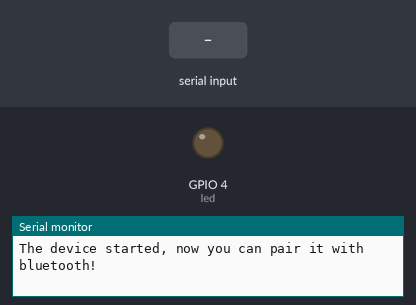
The sketch below on a simulated ESP32. Parts: output pins drawn as LEDs (lit = HIGH), the last lines printed to the serial monitor. Dashed ring = blinking. Inputs (shaded band) come from the test bench. Nothing arrives over Bluetooth unless stated.

Above: at 1.2 s.
1.3 s: "BLINK\n" received over the second serial link
At 1.51 s:
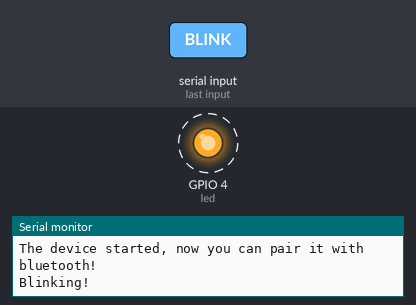
3.5 s: "ON\n" received over the second serial link
At 4.0 s:
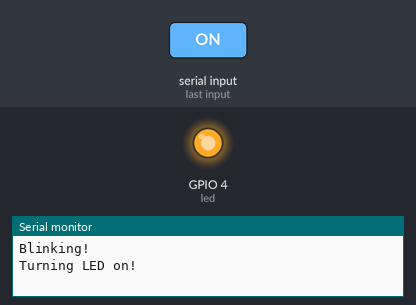
5.0 s: "OFF\n" received over the second serial link
At 5.8 s:
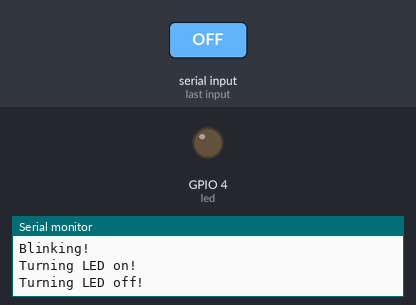
Timing chart, 0 to 8.0 s (numbered marks = the images above; inputs shaded):
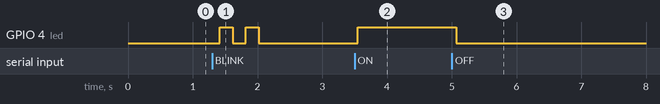

The sketch:

Bluetooth.ino
```cpp
#include "BluetoothSerial.h"

#if !defined(CONFIG_BT_ENABLED) || !defined(CONFIG_BLUEDROID_ENABLED)
#error Bluetooth is not enabled! Please run `make menuconfig` to and enable it
#endif

BluetoothSerial SerialBT;
String command = "";
int led = 4;

void setup() {
  Serial.begin(115200);
  SerialBT.begin("ESP32test"); //Bluetooth device name
  Serial.println("The device started, now you can pair it with bluetooth!");
  pinMode(led, OUTPUT);
}

void loop() {
  if (Serial.available()) {
    SerialBT.write(Serial.read());
  }
  if (SerialBT.available()) {
    int sentData = SerialBT.read();
//    Serial.write(sentData);
    if (sentData != 13){
      char sentCharacter = sentData;
      if (sentCharacter == '\n') {
        executeCommand();
        command="";
      }
      else{
        command += sentCharacter;
      }
    }
  }
  delay(20);
}
void executeCommand(){
  if (command == "ON"){
    Serial.println("Turning LED on!");
    digitalWrite(led, HIGH);
  }
  else if (command == "OFF"){
    Serial.println("Turning LED off!");
    digitalWrite(led, LOW);
  }
  else if (command == "BLINK"){
    Serial.println("Blinking!");
    digitalWrite(led, HIGH);
    delay(200);
    digitalWrite(led, LOW);
    delay(200);
    digitalWrite(led, HIGH);
    delay(200);
    digitalWrite(led, LOW);
    delay(200);
  }
  else {
    Serial.println("Command unrecognized. Discarding.");
  }
}
```

Measured:
- after the input at 1.3 s, GPIO 4 (led): alternates HIGH for 0.20 s and LOW for 0.20 s, 4 changes in all, then stays LOW, starting after 0.12 s
- after the input at 3.5 s, GPIO 4 (led): LOW → HIGH after 0.05 s
- after the input at 5.0 s, GPIO 4 (led): HIGH → LOW after 0.07 s
